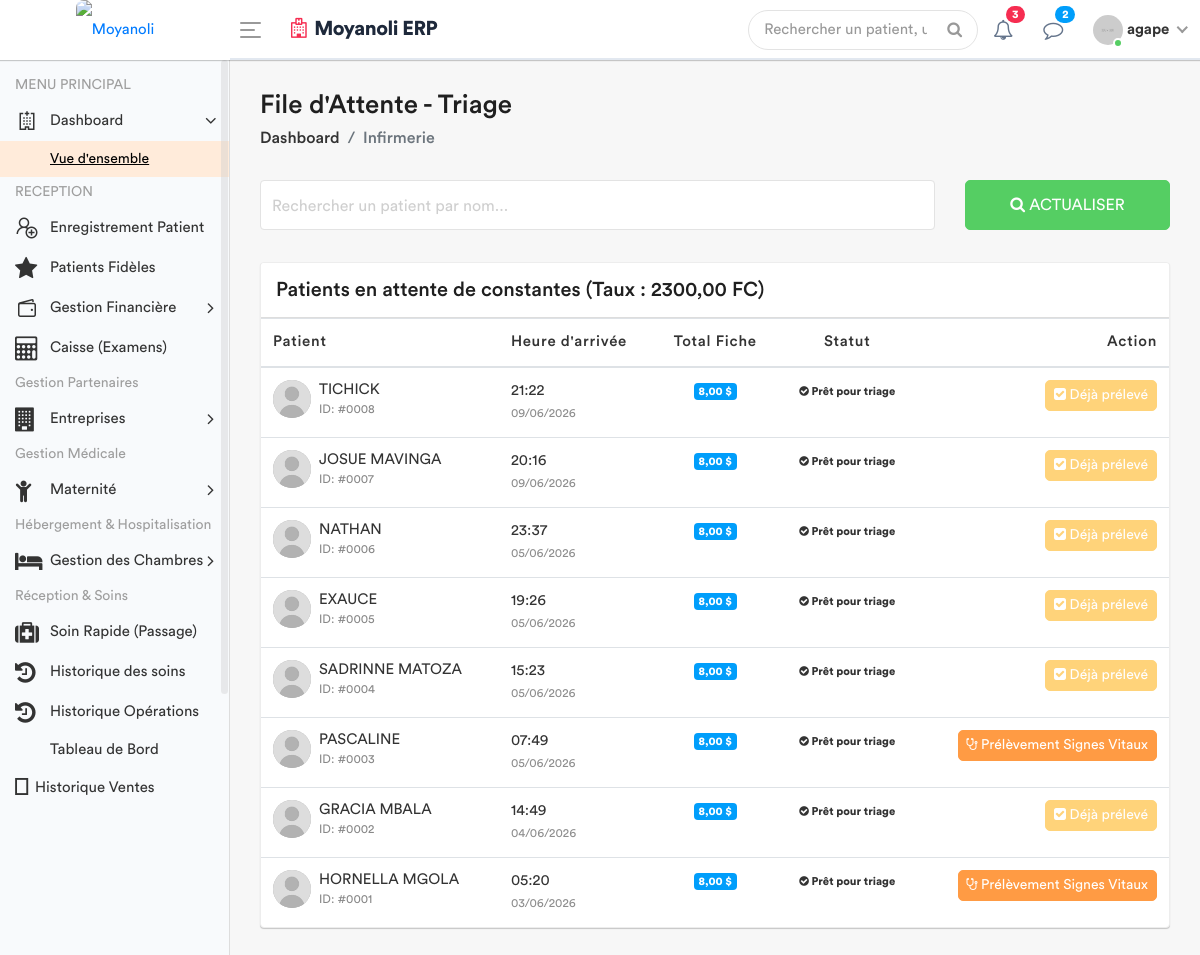
The app's page /infirmerie/attente/ (signed in) with its own data.
### apps/models.py (models this page shows, shortened)
class ConfigurationHopital(models.Model):
    taux_usd_en_cdf = models.DecimalField(max_digits=10, decimal_places=2, default=Decimal('2500.00'))
    derniere_mise_a_jour = models.DateTimeField(auto_now=True)
    class Meta:
        verbose_name = "Configuration du Taux"

class Patient(models.Model):
    TYPE_CHOICES = [
        ('SIMPLE', 'Patient Simple'),
        ('FIDELE', 'Patient Fidèle'),
        ('CONVENTIONNE', 'Patient Conventionné'),
    ]
    code_patient = models.CharField(max_length=20, unique=True, editable=False)
    noms = models.CharField(max_length=100)
    service = models.ForeignKey('Service', on_delete=models.PROTECT, related_name='patients', null=True)
    sexe = models.CharField(max_length=1, choices=[('M', 'Masculin'), ('F', 'Féminin')])
    age = models.CharField(max_length=30)
    adresse = models.TextField()
    telephone = models.CharField(max_length=20)
    type_patient = models.CharField(max_length=15, choices=TYPE_CHOICES, default='SIMPLE')
    a_carte_fidelite = models.BooleanField(default=False, verbose_name="Possède carte de fidélité")
    entreprise = models.ForeignKey('Entreprise', on_delete=models.SET_NULL, null=True, blank=True, verbose_name="Entreprise (si conventionné)")
    fiche_payee = models.BooleanField(default=False)
    created_by = models.ForeignKey(User, on_delete=models.SET_NULL, null=True, related_name='patients_crees')
    date_creation = models.DateTimeField(auto_now_add=True)
    date_modification = models.DateTimeField(auto_now=True)

### apps/views.py (the view)
# urls.py: path('infirmerie/attente/', views.liste_attente_triage, name='liste_attente_triage'),
@login_required
def liste_attente_triage(request):
    config = ConfigurationHopital.objects.first()
    taux = config.taux_usd_en_cdf if config else 2300.00
    patients_liste = Patient.objects.all().order_by('-date_creation')
    for patient in patients_liste:
        paiements = Paiement.objects.filter(patient=patient, service='FICHE')
        total_usd = 0
        for p in paiements:
            if p.devise == 'USD':
                total_usd += p.montant_verse
            else:
                total_usd += (p.montant_verse / taux)
        patient.total_fiche_usd = total_usd
        patient.a_solde_fiche = total_usd >= 6.00
        patient.a_signes_vitaux_deja_pris = SigneVital.objects.filter(patient=patient).exists()
    role = Fonction.objects.filter(userKey=request.user).first()
    fonctionKey = role.fonctionKey.roleName if role else None
    return render(request, 'back-end/infirmerie/liste_attente.html', {
        'patients': patients_liste,
        'taux': taux,
        'fonctionKey': fonctionKey
    })

### apps/templates/back-end/infirmerie/liste_attente.html (shortened to what this page needs)
<!DOCTYPE html>
{% load static %}
<html lang="fr">
    <head>
        {% include 'back-end/includes/css.html' %}
    </head>
    <body>
        <div class="main-wrapper">
            {% include 'back-end/includes/header.html' %}
            {% include 'back-end/includes/sidebar.html' %}
            <div class="page-wrapper">
                <div class="content container-fluid">
                    <div class="page-header">
                        <div class="row align-items-center">
                            <div class="col">
                                <h3 class="page-title">File d'Attente - Triage</h3>
                                <ul class="breadcrumb">
                                    <li class="breadcrumb-item"><a href="{% url 'dashboard' %}">Dashboard</a></li>
                                    <li class="breadcrumb-item active">Infirmerie</li>
                                </ul>
                            </div>
                        </div>
                    </div>
                    <div class="row filter-row">
                        <div class="col-sm-9 col-md-9">
                            <div class="form-group form-focus">
                                <input type="text" id="searchPatient" class="form-control floating" onkeyup="filterTable()">
                                <label class="focus-label">Rechercher un patient par nom...</label>
                            </div>
                        </div>
                        <div class="col-sm-3 col-md-3">
                            <button class="btn btn-success btn-block" onclick="window.location.reload();"> <i class="fa fa-search"></i> Actualiser </button>
                        </div>
                    </div>
                    <div class="card card-table mt-3">
                        <div class="card-header">
                            <h4 class="card-title mb-0">Patients en attente de constantes (Taux : {{ taux }} FC)</h4>
                        </div>
                        <div class="card-body">
                            <div class="table-responsive">
                                <table class="table table-hover table-center mb-0" id="patientTable">
                                    <thead>
                                        <tr>
                                            <th>Patient</th>
                                            <th>Heure d'arrivée</th>
                                            <th class="text-center">Total Fiche</th>
                                            <th class="text-center">Statut</th>
                                            <th class="text-right">Action</th>
                                        </tr>
                                    </thead>
                                    <tbody>
                                        {% for patient in patients %}
                                        <tr>
                                            <td>
                                                <h2 class="table-avatar">
                                                    <a href="#" class="avatar avatar-sm mr-2">
                                                        <img class="avatar-img rounded-circle" src="{% static 'back-end/assets/img/user.jpg' %}" alt="User">
                                                    </a>
                                                    <a href="#">{{ patient.noms }} <span>ID: #{{ patient.id|stringformat:"04d" }}</span></a>
                                                </h2>
                                            </td>
                                            <td>{{ patient.date_creation|date:"H:i" }} <br><small class="text-muted">{{ patient.date_creation|date:"d/m/Y" }}</small></td>
                                            <td class="text-center">
                                                <span class="badge badge-info">{{ patient.total_fiche_usd|floatformat:2 }} $</span>
                                            </td>
                                            <td class="text-center">
                                                {% if patient.a_solde_fiche %}
                                                    <span class="badge badge-success-border"><i class="fa fa-check-circle"></i> Prêt pour triage</span>
                                                {% else %}
                                                    <span class="badge badge-danger-border"><i class="fa fa-clock-o"></i> Attente Paiement</span>
                                                {% endif %}
                                            </td>
                                            <td class="text-right">
                                                {% if not patient.a_solde_fiche %}
                                                    <button class="btn btn-secondary btn-sm" disabled title="Le patient doit d'abord solder la fiche (6 USD)">
                                                        <i class="fa fa-lock"></i> Dossier bloqué
                                                    </button>
                                                {% elif patient.a_signes_vitaux_deja_pris %}
                                                    <button class="btn btn-warning btn-sm" disabled title="Les signes vitaux ont déjà été saisis pour ce patient">
                                                        <i class="fa fa-check-square"></i> Déjà prélevé
                                                    </button>
                                                {% else %}
                                                    <a href="{% url 'saisir_signes' patient.id %}" class="btn btn-primary btn-sm">
                                                        <i class="fa fa-stethoscope"></i> Prélèvement Signes Vitaux
                                                    </a>
                                                {% endif %}
                                            </td>
                                        </tr>
                                        {% empty %}
                                        <tr>
                                            <td colspan="5" class="text-center py-4">
                                                <div class="text-muted">Aucun patient dans la file d'attente.</div>
                                            </td>
                                        </tr>
                                        {% endfor %}
                                    </tbody>
                                </table>
                            </div>
                        </div>
                    </div>
                </div>
            </div>
        </div>
    </body>
</html>

### apps/templates/back-end/includes/header.html (shortened to what this page needs)
{% load static %}
<div class="header" style="background: #ffffff; border-bottom: 2px solid #e2e8f0;">
    <div class="header-left" style="background: #ffffff;">
        <a href="{% url 'home' %}" class="logo">
            <img src="{% static 'front-end/assets/dr/logo.jpeg' %}" width="45" height="45" alt="Moyanoli" style="border-radius: 8px;">
        </a>
    </div>
    <a id="toggle_btn" href="javascript:void(0);" style="color: #007bff;">
        <span class="bar-icon">
            <span></span>
            <span></span>
            <span></span>
        </span>
    </a>
    <div class="page-title-box">
        <h3 style="color: #1e293b; font-weight: 700; letter-spacing: -0.5px;">
            <i class="fa fa-hospital-o text-danger mr-2"></i>Moyanoli ERP
        </h3>
    </div>
    <ul class="nav user-menu">
        <li class="nav-item">
            <div class="top-nav-search">
                <form action="#">
                    <input class="form-control" type="text" placeholder="Rechercher un patient, un dossier...">
                    <button class="btn" type="submit"><i class="fa fa-search"></i></button>
                </form>
            </div>
        </li>
        <li class="nav-item dropdown">
            <a href="#" class="dropdown-toggle nav-link" data-toggle="dropdown">
                <i class="fa fa-bell-o" style="color: #64748b;"></i> <span class="badge badge-pill bg-danger">3</span>
            </a>
        </li>
        <li class="nav-item dropdown">
            <a href="#" class="dropdown-toggle nav-link" data-toggle="dropdown">
                <i class="fa fa-comment-o" style="color: #64748b;"></i> <span class="badge badge-pill bg-info">2</span>
            </a>
        </li>
        <li class="nav-item dropdown has-arrow main-drop">
            <a href="#" class="dropdown-toggle nav-link" data-toggle="dropdown">
                <span class="user-img">
                    <img src="{% static 'back-end/assets/img/profiles/avatar-21.jpg' %}" alt="">
                    <span class="status online"></span>
                </span>
                <span style="font-weight: 600;">{{ user.username }}</span>
            </a>
        </li>
    </ul>
</div>

### records on screen
ConfigurationHopital: taux_usd_en_cdf "2300,00"
Patient: noms "TICHICK", id "0008", date_creation "21:22", date_creation "09/06/2026", total_fiche_usd "8,00", shows "Prêt pour triage", shows "Déjà prélevé"
Patient: noms "JOSUE MAVINGA", id "0007", date_creation "20:16", date_creation "09/06/2026", total_fiche_usd "8,00", shows "Prêt pour triage", shows "Déjà prélevé"
Patient: noms "NATHAN", id "0006", date_creation "23:37", date_creation "05/06/2026", total_fiche_usd "8,00", shows "Prêt pour triage", shows "Déjà prélevé"
Patient: noms "EXAUCE", id "0005", date_creation "19:26", date_creation "05/06/2026", total_fiche_usd "8,00", shows "Prêt pour triage", shows "Déjà prélevé"
Patient: noms "SADRINNE MATOZA", id "0004", date_creation "15:23", date_creation "05/06/2026", total_fiche_usd "8,00", shows "Prêt pour triage", shows "Déjà prélevé"
Patient: noms "PASCALINE", id "0003", date_creation "07:49", date_creation "05/06/2026", total_fiche_usd "8,00", shows "Prêt pour triage", shows "Prélèvement Signes Vitaux"
Patient: noms "GRACIA MBALA", id "0002", date_creation "14:49", date_creation "04/06/2026", total_fiche_usd "8,00", shows "Prêt pour triage", shows "Déjà prélevé"
Patient: noms "HORNELLA MGOLA", id "0001", date_creation "05:20", date_creation "03/06/2026", total_fiche_usd "8,00", shows "Prêt pour triage", shows "Prélèvement Signes Vitaux"

### other values on screen
{{ user.username }} "agape"
